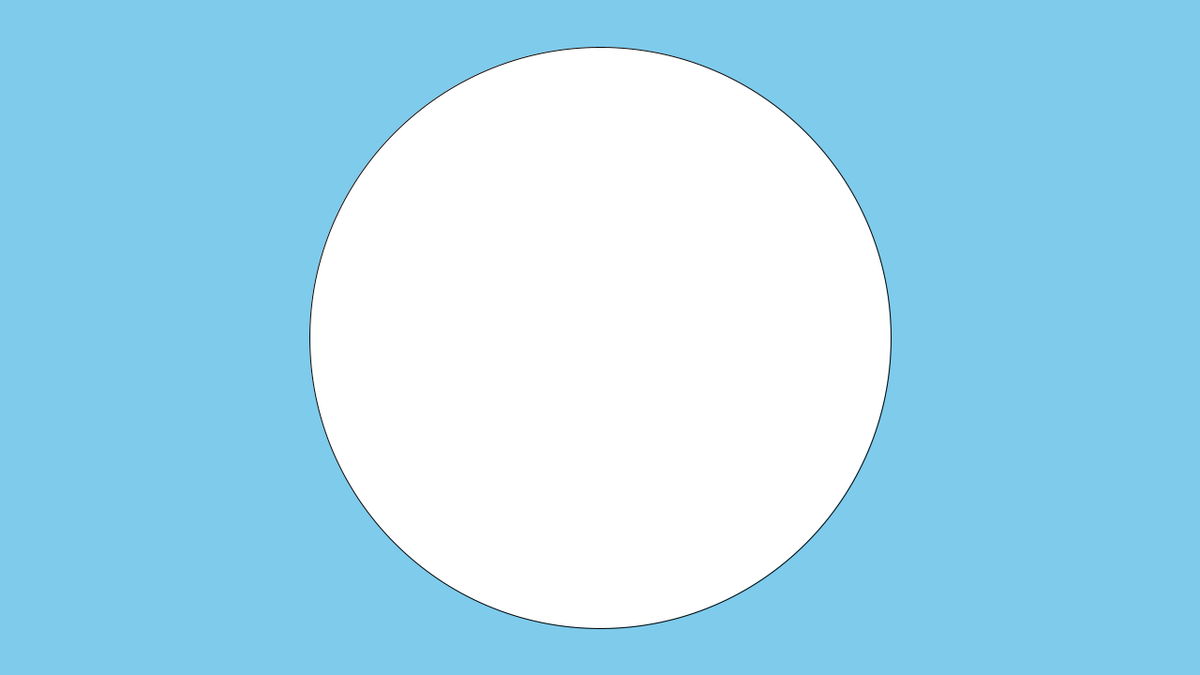
Frame 1 (no input)
Frame 60 (the mouse pressed at the canvas centre just before this capture): identical to frame 1, image omitted
Frame 120 (the mouse held since frame 60 and released just before this capture): identical to frame 1, image omitted

The Processing sketch that drew this single still picture (run headless with seeded random() and noise(); from frame 60 on, the mouse is pressed at the canvas centre):

// Processing sketch: Polygon_to_get_Pi
// ── Polygon_to_get_Pi.pde


void setup(){
  size(1280,720);
  background(126,203,236);
  stroke(4);
  circle(width/2,height/2,width/2 - 20);
  
}

void draw(){

}
